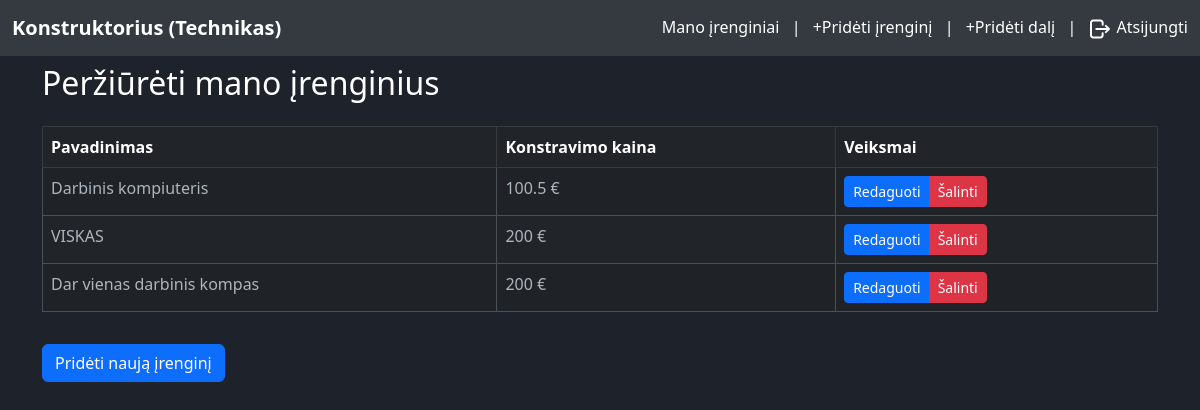
Before: /my-devices (signed in) with the older database file.
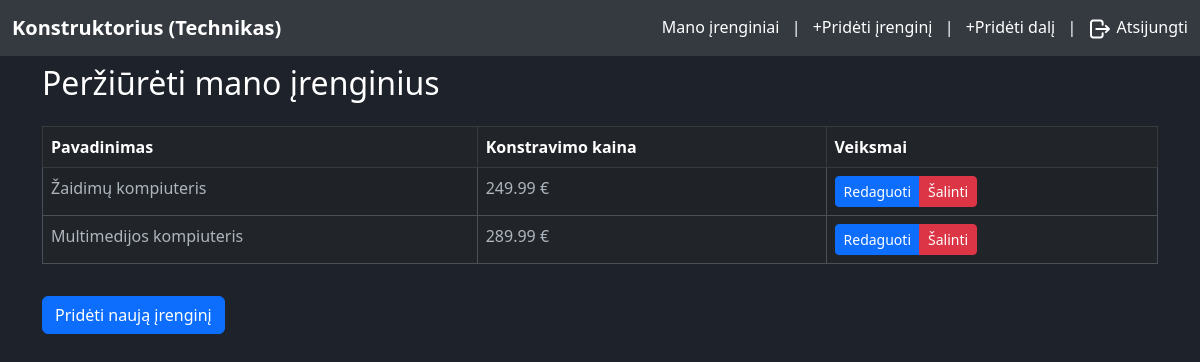
After: the same page with the newer database file.
### tables this page shows
CREATE TABLE `device` (
  `id` int(11) NOT NULL,
  `name` varchar(255) NOT NULL,
  `construction_cost` double NOT NULL,
  `fk_created_by` int(11) NOT NULL
);

### app/controllers/DeviceController.php (called while the page is built, shortened)
<?php
class DeviceController
{
    private $deviceModel;
    public function __construct()
    {
        global $mysqli;
        $this->deviceModel = new Device($mysqli);
    }
    public function showTechniciansDevices()
    {
        include 'app/views/my-devices.php';
    }
    public function getAllUserDevices($userId)
    {
        if ($userId) {
            $deviceData = $this->deviceModel->getAllUserDevices($userId);
            if ($deviceData) {
                return $deviceData;
            }
        } else {
            echo 'error Invalid device ID not found';
        }
    }
}

### app/utils/utils.php (called while the page is built, shortened)
<?php
function isUserLoggedIn()
{
    return isset($_SESSION['user']);
}
function getUserId()
{
    if (isUserLoggedIn()) {
        return $_SESSION['user']['id'] ?? '';
    }
}

### app/models/Device.php (called while the page is built, shortened)
<?php
class Device
{
    private $mysqli;
    public function __construct($mysqli)
    {
        $this->mysqli = $mysqli;
    }
    public function getAllUserDevices($userId)
    {
        $query = "
        SELECT
            device.id AS device_id,
            device.name AS device_name,
            device.construction_cost AS device_cost,
            GROUP_CONCAT(CASE WHEN part_types.name= 'motherboard' THEN part.id END) AS motherboard_ids,
            GROUP_CONCAT(CASE WHEN part_types.name= 'memory' THEN part.id END) AS memory_ids,
            GROUP_CONCAT(CASE WHEN part_types.name= 'storage' THEN part.id END) AS storage_ids,
            GROUP_CONCAT(CASE WHEN part_types.name= 'processor' THEN part.id END) AS processor_ids,
            GROUP_CONCAT(CASE WHEN part_types.name= 'graphics_card' THEN part.id END) AS graphics_card_ids,
            GROUP_CONCAT(CASE WHEN part_types.name= 'cooling' THEN part.id END) AS cooling_ids,
            GROUP_CONCAT(CASE WHEN part_types.name= 'screen' THEN part.id END) AS screen_ids,
            GROUP_CONCAT(CASE WHEN part_types.name= 'os' THEN part.id END) AS os_ids
        FROM
            device
        JOIN
            device_parts ON device.id = device_parts.fk_device_id
        JOIN
            part ON device_parts.fk_part_id = part.id
        JOIN
            part_types ON part.part_type = part_types.id_part_types
        WHERE
            device.fk_created_by = ?
        GROUP BY
            device.id
        ";
        $stmt = $this->mysqli->prepare($query);
        $stmt->bind_param("i", $userId);
        $stmt->execute();
        $result = $stmt->get_result();
        $deviceData = $result->fetch_all(MYSQLI_ASSOC);
        return $deviceData;
    }
}

### app/views/my-devices.php (the view, shortened to what this page needs)
<!DOCTYPE html>
<html lang="en">
<head>
    <link href="https://cdn.jsdelivr.net/npm/bootstrap@5.3.0-alpha1/dist/css/bootstrap.min.css" rel="stylesheet">
    <link href="assets/css/styles.css" rel="stylesheet">
</head>
<body data-bs-theme="dark" class="text-white">
    <?php
    include 'app/views/header.php';
    ?>
    <?php global $deviceController;
    $userDevices = $deviceController->getAllUserDevices(getUserId()); ?>
    <div class="container">
        <h2 class="mt-2 mb-4">Peržiūrėti mano įrenginius</h2>
        <div class="table-responsive">
            <table class="table table-striped table-hover table-bordered">
                <thead class="table-dark">
                    <tr>
                        <th>Pavadinimas</th>
                        <th>Konstravimo kaina</th>
                        <th>Veiksmai</th>
                    </tr>
                </thead>
                <tbody>
                    <?php if (!empty($userDevices)) : ?>
                        <?php foreach ($userDevices as $device) : ?>
                            <tr>
                                <td><?= htmlspecialchars($device['device_name']); ?></td>
                                <td><?= htmlspecialchars($device['device_cost']); ?> €</td>
                                <td>
                                    <div class="btn-group" role="group">
                                        <button class="btn btn-sm btn-primary edit-base-btn" data-device-id="<?= htmlspecialchars($device['device_id']); ?>">Redaguoti</button>
                                        <button class="btn btn-sm btn-danger delete-base-btn" data-device-id="<?= htmlspecialchars($device['device_id']); ?>">Šalinti</button>
                                    </div>
                                </td>
                            </tr>
                        <?php endforeach; ?>
                    <?php else : ?>
                        <tr>
                            <td colspan="11" class="text-center">Nerasta jokių duomenų</td>
                        </tr>
                    <?php endif; ?>
                </tbody>
            </table>
        </div>
        <div class="mt-3">
            <a href="/create-device" class="btn btn-primary">Pridėti naują įrenginį</a>
        </div>
    </div>
</body>
</html>

Changed rows visible on the page:
removed device: name "Darbinis kompiuteris", construction_cost "100.5"
removed device: name "VISKAS", construction_cost "200"
removed device: name "Dar vienas darbinis kompas", construction_cost "200"
added device: name "Žaidimų kompiuteris", construction_cost "249.99"
added device: name "Multimedijos kompiuteris", construction_cost "289.99"
